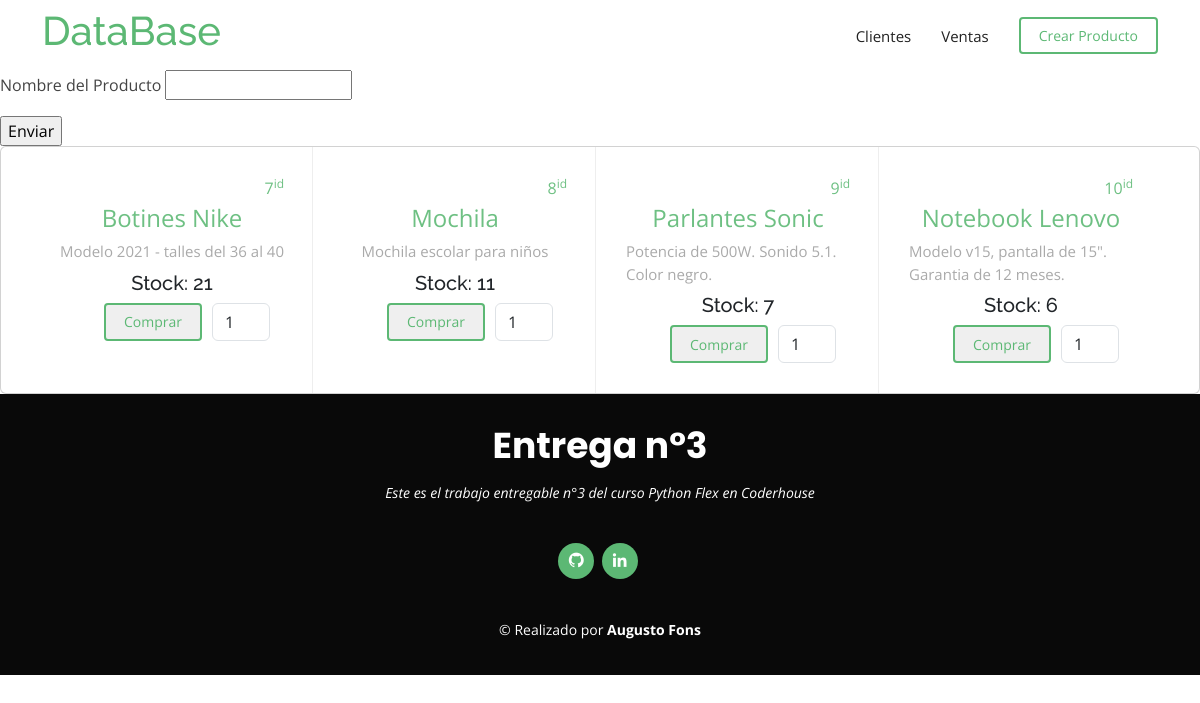
/, run on an earlier commit of the app's database.
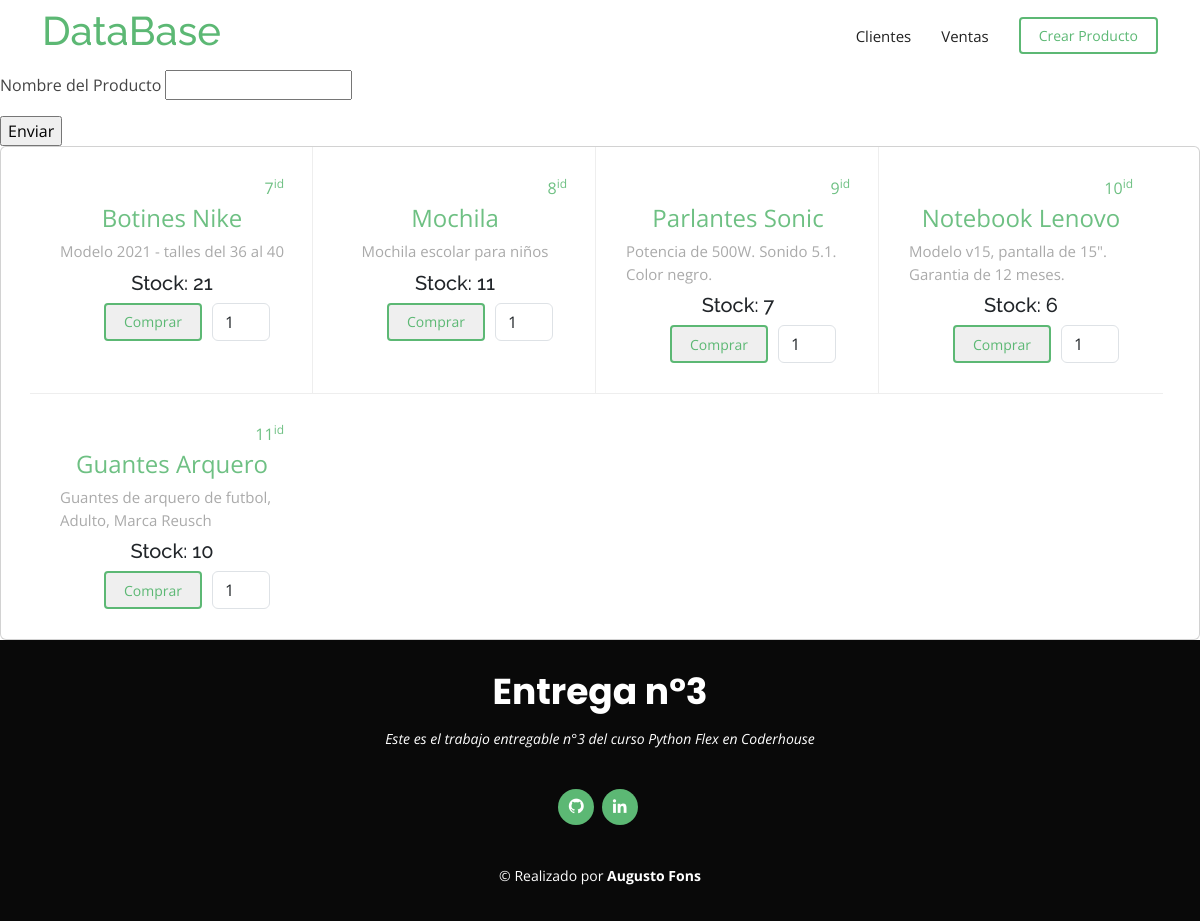
And on a later commit of the database.
### productos/models.py (models this page shows, shortened)
class Producto(models.Model):
    nombre = models.CharField(max_length=50)
    descripcion = models.TextField()
    stock = models.IntegerField()

### Entrega3/views.py (the view)
# urls.py: 2. Add a URL to urlpatterns:  path('', views.home, name='home')
def home(request):
    productos = Producto.objects.all()
    return render(request, 'index.html', {'productos': productos})

### templates/index.html (shortened to what this page needs)
{% extends "base.html" %}
{% load static %}
{% block contenido %}
<form action="/busqueda/" method="post">
    <p>Nombre del Producto <input type="text" name="nombre"></p>
    <input type="submit" value="Enviar">
</form>
<section id="card" class="card">
    <div class="container">
        <div class="row no-gutters">
                {% if not '/busqueda' in request.path %}
                    {% for producto in productos %}
                    <div class="col-lg-3 col-md-5 content-item" style="display: flex; flex-direction: column; align-items: center;">
                        <span style="margin-left: auto; font-size: medium;">{{ producto.id }}<sup>id</sup></span>
                        <span style="margin: 0 auto;">{{ producto.nombre }}</span>
                        <p style="margin-top: 4px; margin-bottom: 8px;">{{ producto.descripcion }}</p>
                        <h5>Stock: {{ producto.stock }}</h5>
                        <div class="navbar">
                            <form method="post" action="/realizar_compra/" style="display: flex; gap: 10px;">
                                        <input class="getstarted scrollto" type="submit" value="Comprar">
                                        <input type="number" class="form-control" style="width: 58px;" min="1" value="1" name="cantidad"">
                            </form>
                        </div>
                    </div>
                    {% empty %}
                        <div class="col-lg-3 col-md-5 content-item" style="display: flex; flex-direction: column; align-items: center;">
                            <p style="margin-top: 4px; margin-bottom: 8px;">No hay productos</p>
                        </div>
                    {% endfor %}
                {% endif %}
        </div>
    </div>
</section
{% endblock %}

What changed in the data, as far as the page shows it:
added Producto: id "11", nombre "Guantes Arquero", descripcion "Guantes de arquero de futbol, Adulto, Marca Reusch", stock "10"
